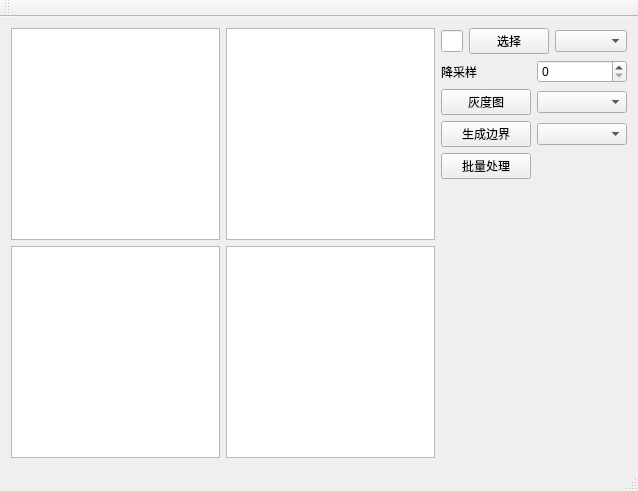
<?xml version="1.0" encoding="UTF-8"?>
<ui version="4.0">
 <class>OpenCVDemoClass</class>
 <widget class="QMainWindow" name="OpenCVDemoClass">
  <property name="geometry">
   <rect>
    <x>0</x>
    <y>0</y>
    <width>638</width>
    <height>491</height>
   </rect>
  </property>
  <property name="windowTitle">
   <string>OpenCVDemo</string>
  </property>
  <widget class="QWidget" name="centralWidget">
   <layout class="QHBoxLayout" name="horizontalLayout_2">
    <item>
     <layout class="QGridLayout" name="gridLayout_2">
      <item row="0" column="0">
       <widget class="QGraphicsView" name="graphicsView"/>
      </item>
      <item row="0" column="1">
       <widget class="QGraphicsView" name="graphicsView_2"/>
      </item>
      <item row="1" column="0">
       <widget class="QGraphicsView" name="graphicsView_3"/>
      </item>
      <item row="1" column="1">
       <widget class="QGraphicsView" name="graphicsView_4"/>
      </item>
     </layout>
    </item>
    <item>
     <layout class="QGridLayout" name="gridLayout">
      <item row="2" column="0">
       <widget class="QPushButton" name="pushButton_Gray">
        <property name="text">
         <string>灰度图</string>
        </property>
       </widget>
      </item>
      <item row="3" column="1">
       <widget class="QComboBox" name="comboBox_ImgFormat_Canny"/>
      </item>
      <item row="3" column="0">
       <widget class="QPushButton" name="pushButton_Canny">
        <property name="text">
         <string>生成边界</string>
        </property>
       </widget>
      </item>
      <item row="1" column="1">
       <widget class="QSpinBox" name="spinBox_Downsampling"/>
      </item>
      <item row="1" column="0">
       <widget class="QLabel" name="label">
        <property name="text">
         <string>降采样</string>
        </property>
       </widget>
      </item>
      <item row="5" column="0">
       <spacer name="verticalSpacer">
        <property name="orientation">
         <enum>Qt::Vertical</enum>
        </property>
        <property name="sizeHint" stdset="0">
         <size>
          <width>20</width>
          <height>40</height>
         </size>
        </property>
       </spacer>
      </item>
      <item row="2" column="1">
       <widget class="QComboBox" name="comboBox_ImgFormat_Gray"/>
      </item>
      <item row="0" column="0" colspan="2">
       <layout class="QHBoxLayout" name="horizontalLayout">
        <item>
         <widget class="QLineEdit" name="lineEdit_ImgName"/>
        </item>
        <item>
         <widget class="QPushButton" name="pushButton_SelectImg">
          <property name="text">
           <string>选择</string>
          </property>
         </widget>
        </item>
        <item>
         <widget class="QComboBox" name="comboBox_ImgFormat"/>
        </item>
       </layout>
      </item>
      <item row="4" column="0">
       <widget class="QPushButton" name="pushButton_More">
        <property name="text">
         <string>批量处理</string>
        </property>
       </widget>
      </item>
     </layout>
    </item>
   </layout>
  </widget>
  <widget class="QMenuBar" name="menuBar">
   <property name="geometry">
    <rect>
     <x>0</x>
     <y>0</y>
     <width>638</width>
     <height>23</height>
    </rect>
   </property>
  </widget>
  <widget class="QToolBar" name="mainToolBar">
   <attribute name="toolBarArea">
    <enum>TopToolBarArea</enum>
   </attribute>
   <attribute name="toolBarBreak">
    <bool>false</bool>
   </attribute>
  </widget>
  <widget class="QStatusBar" name="statusBar"/>
 </widget>
 <layoutdefault spacing="6" margin="11"/>
 <resources>
  <include location="OpenCVDemo.qrc"/>
 </resources>
 <connections/>
</ui>
